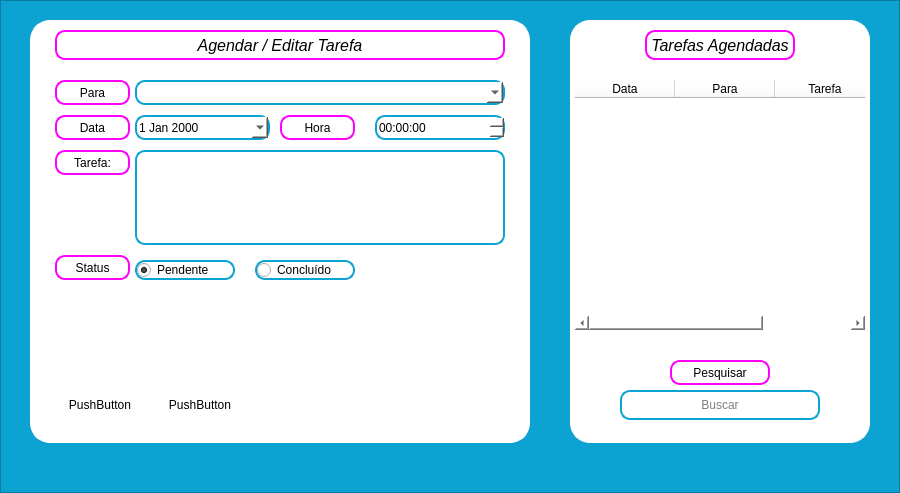
<?xml version="1.0" encoding="UTF-8"?>
<ui version="4.0">
 <class>frame_tarefa</class>
 <widget class="QFrame" name="frame_tarefa">
  <property name="geometry">
   <rect>
    <x>0</x>
    <y>0</y>
    <width>900</width>
    <height>493</height>
   </rect>
  </property>
  <property name="font">
   <font>
    <family>Segoe UI</family>
   </font>
  </property>
  <property name="windowTitle">
   <string>Frame</string>
  </property>
  <property name="styleSheet">
   <string notr="true"/>
  </property>
  <property name="frameShape">
   <enum>QFrame::StyledPanel</enum>
  </property>
  <property name="frameShadow">
   <enum>QFrame::Raised</enum>
  </property>
  <widget class="QFrame" name="ct_frame_tarefa">
   <property name="geometry">
    <rect>
     <x>0</x>
     <y>0</y>
     <width>900</width>
     <height>493</height>
    </rect>
   </property>
   <property name="styleSheet">
    <string notr="true">background: #0CA3D2</string>
   </property>
   <property name="frameShape">
    <enum>QFrame::StyledPanel</enum>
   </property>
   <property name="frameShadow">
    <enum>QFrame::Raised</enum>
   </property>
   <widget class="QFrame" name="ct_tarefas">
    <property name="geometry">
     <rect>
      <x>30</x>
      <y>20</y>
      <width>500</width>
      <height>423</height>
     </rect>
    </property>
    <property name="styleSheet">
     <string notr="true">background: #FFF;
border: 5px solid #fFf;
border-radius: 20px;
</string>
    </property>
    <property name="frameShape">
     <enum>QFrame::StyledPanel</enum>
    </property>
    <property name="frameShadow">
     <enum>QFrame::Raised</enum>
    </property>
    <widget class="QLabel" name="lb_pedidos_agendados_2">
     <property name="geometry">
      <rect>
       <x>25</x>
       <y>10</y>
       <width>450</width>
       <height>30</height>
      </rect>
     </property>
     <property name="font">
      <font>
       <family>Segoe UI</family>
       <pointsize>12</pointsize>
       <weight>50</weight>
       <italic>true</italic>
       <bold>false</bold>
       <underline>false</underline>
      </font>
     </property>
     <property name="styleSheet">
      <string notr="true">color: #FFF;
border: 2px solid #ff00ff;
border-radius:10px;
background: #FFF;
color: #000</string>
     </property>
     <property name="text">
      <string>Agendar / Editar Tarefa</string>
     </property>
     <property name="alignment">
      <set>Qt::AlignCenter</set>
     </property>
    </widget>
    <widget class="QLabel" name="label_tarefa">
     <property name="geometry">
      <rect>
       <x>25</x>
       <y>60</y>
       <width>75</width>
       <height>25</height>
      </rect>
     </property>
     <property name="font">
      <font>
       <family>Arial</family>
      </font>
     </property>
     <property name="styleSheet">
      <string notr="true">color: #FFF;
border: 2px solid #ff00ff;
border-radius:10px;
background: #FFF;
color: #000</string>
     </property>
     <property name="text">
      <string>Para</string>
     </property>
     <property name="alignment">
      <set>Qt::AlignCenter</set>
     </property>
    </widget>
    <widget class="QComboBox" name="tx_tarefa_para">
     <property name="geometry">
      <rect>
       <x>105</x>
       <y>60</y>
       <width>370</width>
       <height>25</height>
      </rect>
     </property>
     <property name="styleSheet">
      <string notr="true">color: #FFF;
border: 2px solid #0CA3D2;
border-radius:10px;
background: #FFF;
color: #000</string>
     </property>
    </widget>
    <widget class="QLabel" name="label_tarefa_2">
     <property name="geometry">
      <rect>
       <x>25</x>
       <y>95</y>
       <width>75</width>
       <height>25</height>
      </rect>
     </property>
     <property name="font">
      <font>
       <family>Arial</family>
      </font>
     </property>
     <property name="styleSheet">
      <string notr="true">color: #FFF;
border: 2px solid #ff00ff;
border-radius:10px;
background: #FFF;
color: #000</string>
     </property>
     <property name="text">
      <string>Data</string>
     </property>
     <property name="alignment">
      <set>Qt::AlignCenter</set>
     </property>
    </widget>
    <widget class="QDateEdit" name="tx_tarefa_data">
     <property name="geometry">
      <rect>
       <x>105</x>
       <y>95</y>
       <width>135</width>
       <height>25</height>
      </rect>
     </property>
     <property name="font">
      <font>
       <family>Arial</family>
      </font>
     </property>
     <property name="styleSheet">
      <string notr="true">color: #FFF;
border: 2px solid #0CA3D2;
border-radius:10px;
background: #FFF;
color: #000</string>
     </property>
     <property name="calendarPopup">
      <bool>true</bool>
     </property>
    </widget>
    <widget class="QLabel" name="label_tarefa_3">
     <property name="geometry">
      <rect>
       <x>250</x>
       <y>95</y>
       <width>75</width>
       <height>25</height>
      </rect>
     </property>
     <property name="font">
      <font>
       <family>Arial</family>
      </font>
     </property>
     <property name="styleSheet">
      <string notr="true">color: #FFF;
border: 2px solid #ff00ff;
border-radius:10px;
background: #FFF;
color: #000</string>
     </property>
     <property name="text">
      <string>Hora</string>
     </property>
     <property name="alignment">
      <set>Qt::AlignCenter</set>
     </property>
    </widget>
    <widget class="QTimeEdit" name="tx_tarefa_hora">
     <property name="geometry">
      <rect>
       <x>345</x>
       <y>95</y>
       <width>130</width>
       <height>25</height>
      </rect>
     </property>
     <property name="font">
      <font>
       <family>Arial</family>
      </font>
     </property>
     <property name="styleSheet">
      <string notr="true">color: #FFF;
border: 2px solid #0CA3D2;
border-radius:10px;
background: #FFF;
color: #000</string>
     </property>
     <property name="buttonSymbols">
      <enum>QAbstractSpinBox::UpDownArrows</enum>
     </property>
     <property name="accelerated">
      <bool>false</bool>
     </property>
     <property name="displayFormat">
      <string>HH:mm:ss</string>
     </property>
    </widget>
    <widget class="QLabel" name="label_tarefa_4">
     <property name="geometry">
      <rect>
       <x>25</x>
       <y>130</y>
       <width>75</width>
       <height>25</height>
      </rect>
     </property>
     <property name="font">
      <font>
       <family>Arial</family>
      </font>
     </property>
     <property name="styleSheet">
      <string notr="true">color: #FFF;
border: 2px solid #ff00ff;
border-radius:10px;
background: #FFF;
color: #000</string>
     </property>
     <property name="text">
      <string>Tarefa:</string>
     </property>
     <property name="alignment">
      <set>Qt::AlignCenter</set>
     </property>
    </widget>
    <widget class="QPlainTextEdit" name="tx_tarefa_texto">
     <property name="geometry">
      <rect>
       <x>105</x>
       <y>130</y>
       <width>370</width>
       <height>95</height>
      </rect>
     </property>
     <property name="styleSheet">
      <string notr="true">color: #FFF;
border: 2px solid #0CA3D2;
border-radius:10px;
background: #FFF;
color: #000</string>
     </property>
    </widget>
    <widget class="QLabel" name="label_tarefa_5">
     <property name="geometry">
      <rect>
       <x>25</x>
       <y>235</y>
       <width>75</width>
       <height>25</height>
      </rect>
     </property>
     <property name="font">
      <font>
       <family>Arial</family>
      </font>
     </property>
     <property name="styleSheet">
      <string notr="true">color: #FFF;
border: 2px solid #ff00ff;
border-radius:10px;
background: #FFF;
color: #000</string>
     </property>
     <property name="text">
      <string>Status</string>
     </property>
     <property name="alignment">
      <set>Qt::AlignCenter</set>
     </property>
    </widget>
    <widget class="QRadioButton" name="rb_pendente">
     <property name="geometry">
      <rect>
       <x>105</x>
       <y>240</y>
       <width>100</width>
       <height>20</height>
      </rect>
     </property>
     <property name="font">
      <font>
       <family>Arial</family>
      </font>
     </property>
     <property name="styleSheet">
      <string notr="true">color: #FFF;
border: 2px solid #0CA3D2;
border-radius:10px;
background: #FFF;
color: #000</string>
     </property>
     <property name="text">
      <string>Pendente</string>
     </property>
     <property name="checkable">
      <bool>true</bool>
     </property>
     <property name="checked">
      <bool>true</bool>
     </property>
    </widget>
    <widget class="QRadioButton" name="rb_concluido">
     <property name="geometry">
      <rect>
       <x>225</x>
       <y>240</y>
       <width>100</width>
       <height>20</height>
      </rect>
     </property>
     <property name="font">
      <font>
       <family>Arial</family>
      </font>
     </property>
     <property name="styleSheet">
      <string notr="true">color: #FFF;
border: 2px solid #0CA3D2;
border-radius:10px;
background: #FFF;
color: #000</string>
     </property>
     <property name="text">
      <string>Concluído</string>
     </property>
    </widget>
    <widget class="QPushButton" name="bt_cadastrar_tarefa">
     <property name="geometry">
      <rect>
       <x>25</x>
       <y>370</y>
       <width>90</width>
       <height>30</height>
      </rect>
     </property>
     <property name="font">
      <font>
       <family>Segoe UI</family>
      </font>
     </property>
     <property name="text">
      <string>PushButton</string>
     </property>
    </widget>
    <widget class="QPushButton" name="bt_cancelar_cadastro">
     <property name="geometry">
      <rect>
       <x>125</x>
       <y>370</y>
       <width>90</width>
       <height>30</height>
      </rect>
     </property>
     <property name="font">
      <font>
       <family>Segoe UI</family>
      </font>
     </property>
     <property name="text">
      <string>PushButton</string>
     </property>
    </widget>
   </widget>
   <widget class="QFrame" name="ct_tarefas2">
    <property name="geometry">
     <rect>
      <x>570</x>
      <y>20</y>
      <width>300</width>
      <height>423</height>
     </rect>
    </property>
    <property name="styleSheet">
     <string notr="true">background: #FFF;
border: 2px solid #fff;
border-radius: 20px;</string>
    </property>
    <property name="frameShape">
     <enum>QFrame::StyledPanel</enum>
    </property>
    <property name="frameShadow">
     <enum>QFrame::Raised</enum>
    </property>
    <widget class="QLabel" name="lb_tarefas_agendadas_2">
     <property name="geometry">
      <rect>
       <x>75</x>
       <y>10</y>
       <width>150</width>
       <height>30</height>
      </rect>
     </property>
     <property name="font">
      <font>
       <family>Segoe UI</family>
       <pointsize>12</pointsize>
       <weight>50</weight>
       <italic>true</italic>
       <bold>false</bold>
       <underline>false</underline>
      </font>
     </property>
     <property name="styleSheet">
      <string notr="true">color: #FFF;
border: 2px solid #ff00ff;
border-radius:10px;
background: #FFF;
color: #000</string>
     </property>
     <property name="text">
      <string>Tarefas Agendadas</string>
     </property>
     <property name="alignment">
      <set>Qt::AlignCenter</set>
     </property>
    </widget>
    <widget class="QTableWidget" name="tabela_taregas_agendadas">
     <property name="geometry">
      <rect>
       <x>5</x>
       <y>60</y>
       <width>290</width>
       <height>250</height>
      </rect>
     </property>
     <property name="styleSheet">
      <string notr="true">background: #FFF; border: none; border-radius: 0</string>
     </property>
     <column>
      <property name="text">
       <string>Data</string>
      </property>
     </column>
     <column>
      <property name="text">
       <string>Para</string>
      </property>
     </column>
     <column>
      <property name="text">
       <string>Tarefa</string>
      </property>
     </column>
    </widget>
    <widget class="QLineEdit" name="tx_buscar_produto">
     <property name="geometry">
      <rect>
       <x>50</x>
       <y>370</y>
       <width>200</width>
       <height>30</height>
      </rect>
     </property>
     <property name="styleSheet">
      <string notr="true">color: #FFF;
border: 2px solid #0CA3D2;
border-radius:10px;
background: #FFF;
color: #000</string>
     </property>
     <property name="alignment">
      <set>Qt::AlignCenter</set>
     </property>
     <property name="placeholderText">
      <string>Buscar</string>
     </property>
    </widget>
    <widget class="QLabel" name="label">
     <property name="geometry">
      <rect>
       <x>100</x>
       <y>340</y>
       <width>100</width>
       <height>25</height>
      </rect>
     </property>
     <property name="font">
      <font>
       <family>Arial</family>
      </font>
     </property>
     <property name="styleSheet">
      <string notr="true">color: #FFF;
border: 2px solid #ff00ff;
border-radius:10px;
background: #FFF url('/Files/Python/AeR/Images/buscar.png') no-repeat  right ;
color: #000;
</string>
     </property>
     <property name="text">
      <string>Pesquisar</string>
     </property>
     <property name="textFormat">
      <enum>Qt::AutoText</enum>
     </property>
     <property name="alignment">
      <set>Qt::AlignCenter</set>
     </property>
    </widget>
   </widget>
  </widget>
 </widget>
 <resources/>
 <connections/>
</ui>
